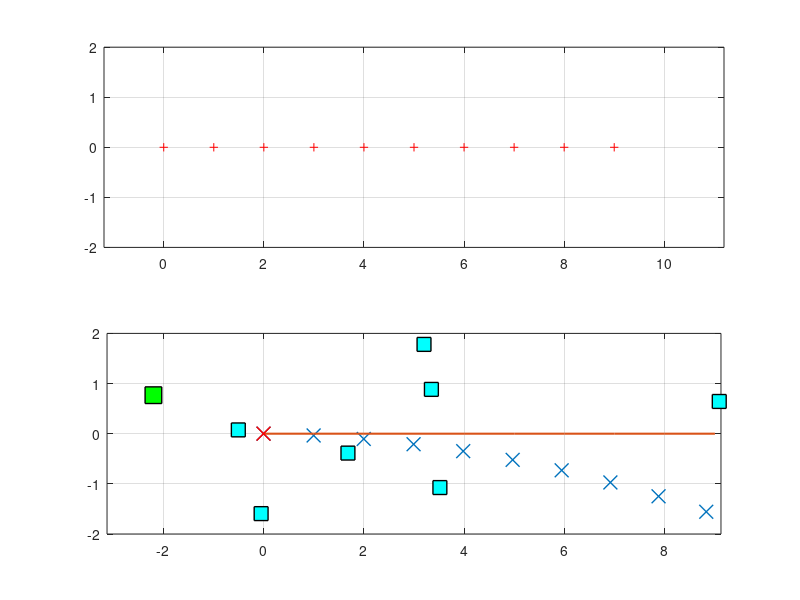

MATLAB code to generate this figure: (Note: this script raises an error after producing the figure.)
clear all, close all;

x = [0:9;zeros(1,10)];

% noise of pdr
% x_pdr = x;          % no error case
h = -90;
step_length = 1;

x_pdr = zeros(2,10);
for i = 1:9
    h = h-2;
    x_pdr(1,i+1) = x_pdr(1,i) + step_length*(0*cosd(h) - 1*sind(h));
    x_pdr(2,i+1) = x_pdr(2,i) + step_length*(0*sind(h) + 1*cosd(h));    
end

% noise of wps
x_wps = x;
x_wps(1,:) = x_wps(1,:) + normrnd(0,3,1,10);
x_wps(2,:) = x_wps(2,:) + normrnd(0,1,1,10);
% x_wps = x_wps + normrnd(0,3,2,10);

c_loc   = [0;0]; 
c_head  = -90;
c_v     = [0;0];


delta = 0.05;
time = 0:delta:10;
for t = time
    % --    DRAW ALL ESTIMATION     --
    subplot(2,1,2)
    plot(x_pdr(1,:),x_pdr(2,:),'x','LineWidth', 1,'MarkerSize',10);
    hold on
    plot(x(1,:), x(2,:), '-','LineWidth',1.5)
    plot(x_wps(1,:),x_wps(2,:),'rs','LineWidth',1,...
                'MarkerEdgeColor','k',...
                'MarkerFaceColor','c',...
                'MarkerSize',10);
    hold off
    % --    CURRENT STATE UPDATE FROM PDR & WI-FI    --
    %       HEADING
    c_head = c_head - 0.2;
    %       VELOCITY
    if (floor(t) == t) && (floor(t)+1 <= time(end))
%         c_v = [abs(c_loc(1)-x_pdr(1,floor(t)+1)); 0];
        w1 = 1/1; w2 = 1/3;
        L = (w1*x_pdr(:,floor(t)+1) + w2*x_wps(:,floor(t)+1))/(w1+w2);
        c_v = (L - c_loc);
    end
    %       LOCATION
    c_loc = c_loc + delta*c_v;
    % --    DRAW NEXT STEP      --    
    if floor(t)+1 < time(end)
        hold on
        plot(x_wps(1,floor(t)+1),x_wps(2,floor(t)+1),'rs','LineWidth', 1, ...
            'MarkerEdgeColor','k','MarkerFaceColor','g','MarkerSize', 12);
        plot(x_pdr(1,floor(t)+1),x_pdr(2,floor(t)+1),'rx','LineWidth', 1.1,...
            'MarkerSize', 10);
        hold off
    else
        hold on
        plot(x_wps(1,end),x_wps(2,end),'rs','LineWidth', 1, ...
            'MarkerEdgeColor','k','MarkerFaceColor','g','MarkerSize', 12);
        plot(x_pdr(1,end),x_pdr(2,end),'rx','LineWidth', 1.1, 'MarkerSize', 10);
        hold off
    end
    ylim([-2, 2]);
    axis equal
    grid on
    
    subplot(2,1,1)
    plot(x(1,:),x(2,:),'+r');
%     ,'LineWidth', 1,'MarkerSize',10);
    ylim([-2, 2]);
    axis equal
    grid on
    
    
    circle(c_loc(1),c_loc(2),0.5,c_head)
    i = find(time==t);
    M(i) = getframe(gcf);
end
%%
% clf
% axes('position', [0 0 1 1])
close all
[h,w,p] = size(M(1).cdata);
hf = figure;
set(hf,'position',[150,150,w+200,h+200]);
axis off
movie(M,1);
mplay(M)
    
% while s_loc < x(end)
%     plot(x_,y,'x');
%     daspect([1 1 1])    
%     circle(1,y,0.5)
% end